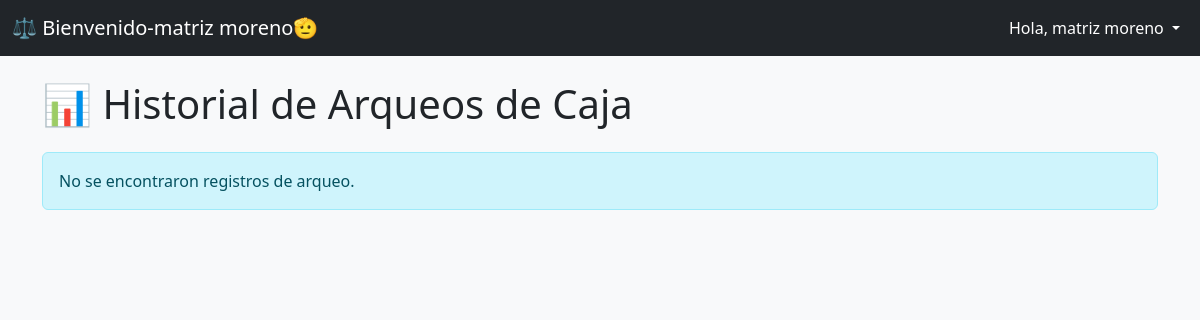
The page /reportes/arqueos/ (signed in) on the database as committed earlier.
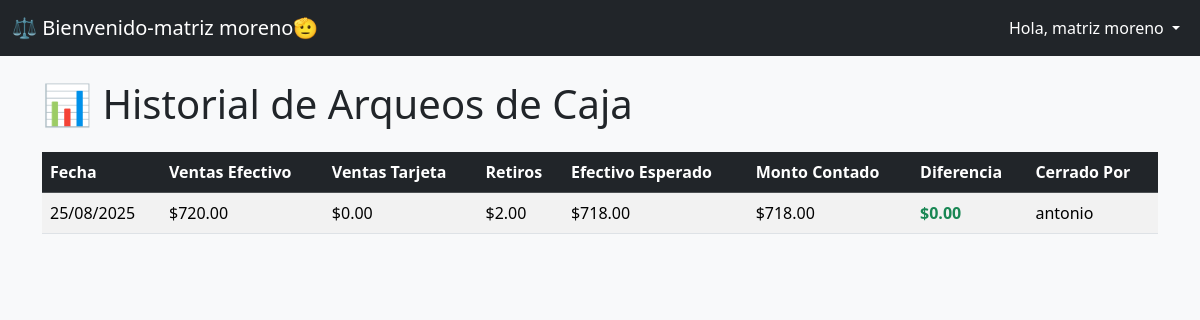
The same page on the database as committed later.
### inventario/models.py (models this page shows, shortened)
class Arqueo(models.Model):
    empresa = models.ForeignKey(Empresa, on_delete=models.CASCADE)
    fecha = models.DateField(default=timezone.now)
    ventas_efectivo = models.DecimalField(max_digits=10, decimal_places=2, default=Decimal('0.00'))
    ventas_tarjeta = models.DecimalField(max_digits=10, decimal_places=2, default=Decimal('0.00'))
    retiros = models.DecimalField(max_digits=10, decimal_places=2, default=Decimal('0.00'))
    efectivo_esperado = models.DecimalField(max_digits=10, decimal_places=2, default=Decimal('0.00'))
    monto_contado = models.DecimalField(max_digits=10, decimal_places=2, default=Decimal('0.00'))
    diferencia = models.DecimalField(max_digits=10, decimal_places=2, default=Decimal('0.00'))
    cerrado_por = models.ForeignKey(User, on_delete=models.SET_NULL, null=True, blank=True)

### inventario/views.py (the view)
# urls.py: path('reportes/arqueos/', views.reporte_arqueos, name='reporte-arqueos'),
@login_required
def reporte_arqueos(request):
    empresa_del_usuario = request.user.profile.empresa
    arqueos = Arqueo.objects.filter(empresa=empresa_del_usuario).order_by('-fecha')
    contexto = {
        'arqueos': arqueos,
    }
    return render(request, 'inventario/reporte_arqueos.html', contexto)

### inventario/templates/inventario/reporte_arqueos.html (shortened to what this page needs)
{% extends "inventario/base.html" %}
{% block content %}
<div class="d-flex justify-content-between align-items-center mb-4">
    <h1 class="mb-0">📊 Historial de Arqueos de Caja</h1>
</div>
{% if arqueos %}
    <div class="table-responsive">
        <table class="table table-striped table-hover">
            <thead class="table-dark">
                <tr>
                    <th>Fecha</th>
                    <th>Ventas Efectivo</th>
                    <th>Ventas Tarjeta</th>
                    <th>Retiros</th>
                    <th>Efectivo Esperado</th>
                    <th>Monto Contado</th>
                    <th>Diferencia</th>
                    <th>Cerrado Por</th>
                </tr>
            </thead>
            <tbody>
                {% for arqueo in arqueos %}
                <tr>
                    <td>{{ arqueo.fecha|date:"d/m/Y" }}</td>
                    <td>${{ arqueo.ventas_efectivo|floatformat:2 }}</td>
                    <td>${{ arqueo.ventas_tarjeta|floatformat:2 }}</td>
                    <td>${{ arqueo.retiros|floatformat:2 }}</td>
                    <td>${{ arqueo.efectivo_esperado|floatformat:2 }}</td>
                    <td>${{ arqueo.monto_contado|floatformat:2 }}</td>
                    <td class="text-{% if arqueo.diferencia >= 0 %}success{% else %}danger{% endif %} fw-bold">
                        ${{ arqueo.diferencia|floatformat:2 }}
                    </td>
                    <td>{{ arqueo.cerrado_por.username }}</td>
                </tr>
                {% endfor %}
            </tbody>
        </table>
    </div>
{% else %}
    <div class="alert alert-info">
        No se encontraron registros de arqueo.
    </div>
{% endif %}
{% endblock %}

Rows that differ between the two databases and show on the page:
added Arqueo: fecha "25/08/2025", ventas_efectivo "720.00", ventas_tarjeta "0.00", retiros "2.00", efectivo_esperado "718.00", monto_contado "718.00", diferencia "0.00", cerrado_por.username "antonio"
Other text that changed with them:
text no longer shown: "No se encontraron registros de arqueo."
text now shown: "Fecha Ventas Efectivo Ventas Tarjeta Retiros Efectivo Esperado Monto Contado Diferencia Cerrado Por"
